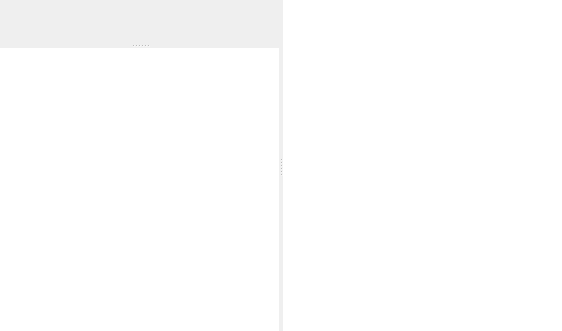
<ui version="4.0" >
 <class>ChatWindow</class>
 <widget class="QWidget" name="ChatWindow" >
  <property name="geometry" >
   <rect>
    <x>0</x>
    <y>0</y>
    <width>562</width>
    <height>331</height>
   </rect>
  </property>
  <property name="windowTitle" >
   <string>Chat window</string>
  </property>
  <property name="styleSheet" >
   <string notr="true" />
  </property>
  <layout class="QHBoxLayout" name="horizontalLayout" >
   <property name="spacing" >
    <number>0</number>
   </property>
   <property name="margin" >
    <number>0</number>
   </property>
   <item>
    <widget class="QSplitter" name="splitter_2" >
     <property name="orientation" >
      <enum>Qt::Horizontal</enum>
     </property>
     <widget class="QSplitter" name="splitter" >
      <property name="orientation" >
       <enum>Qt::Vertical</enum>
      </property>
      <property name="opaqueResize" >
       <bool>true</bool>
      </property>
      <property name="childrenCollapsible" >
       <bool>false</bool>
      </property>
      <widget class="Synapse.QtClient.ConversationWidget" native="1" name="m_ConversationWidget" >
       <property name="url" stdset="0" >
        <url>
         <string>about:blank</string>
        </url>
       </property>
      </widget>
      <widget class="QWidget" native="1" name="bottomContainer" >
       <layout class="QVBoxLayout" name="verticalLayout" >
        <property name="spacing" >
         <number>0</number>
        </property>
        <property name="margin" >
         <number>0</number>
        </property>
        <item>
         <widget class="QTextEdit" name="textEdit" >
          <property name="frameShape" >
           <enum>QFrame::NoFrame</enum>
          </property>
         </widget>
        </item>
       </layout>
      </widget>
     </widget>
     <widget class="QWidget" native="1" name="rightContainer" >
      <layout class="QVBoxLayout" name="verticalLayout_2" >
       <property name="margin" >
        <number>0</number>
       </property>
       <item>
        <widget class="Synapse.QtClient.Widgets.AvatarGrid&lt;jabber.connection.RoomParticipant>" name="participantsGrid" >
         <property name="frameShape" >
          <enum>QFrame::NoFrame</enum>
         </property>
         <property name="alignment" >
          <set>Qt::AlignLeading|Qt::AlignLeft|Qt::AlignTop</set>
         </property>
        </widget>
       </item>
      </layout>
     </widget>
    </widget>
   </item>
  </layout>
 </widget>
 <customwidgets>
  <customwidget>
   <class>Synapse.QtClient.ConversationWidget</class>
  </customwidget>
  <customwidget>
   <class>Synapse.QtClient.Widgets.AvatarGrid&lt;jabber.connection.RoomParticipant></class>
   <extends>QGraphicsView</extends>
   <header>rostergrid.h</header>
  </customwidget>
 </customwidgets>
 <resources/>
 <connections/>
</ui>
